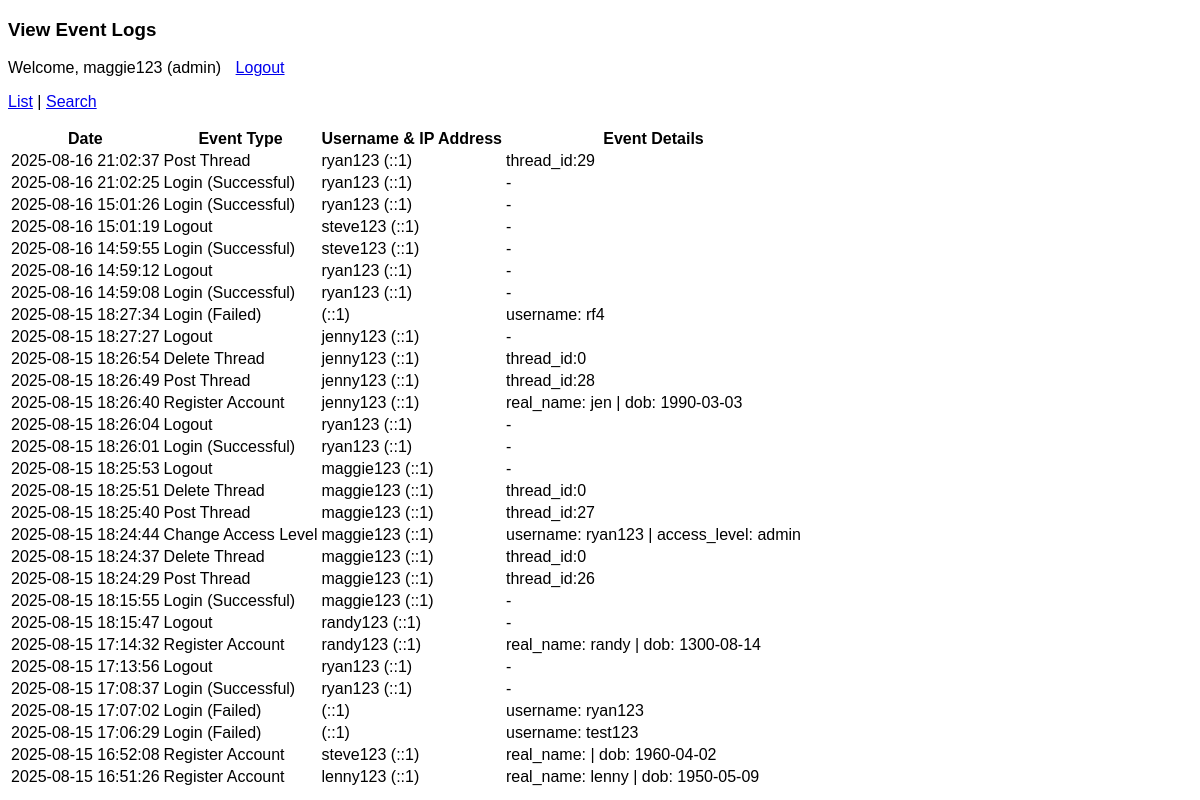
/view_logs.php (signed in), run on an earlier commit of the app's database.
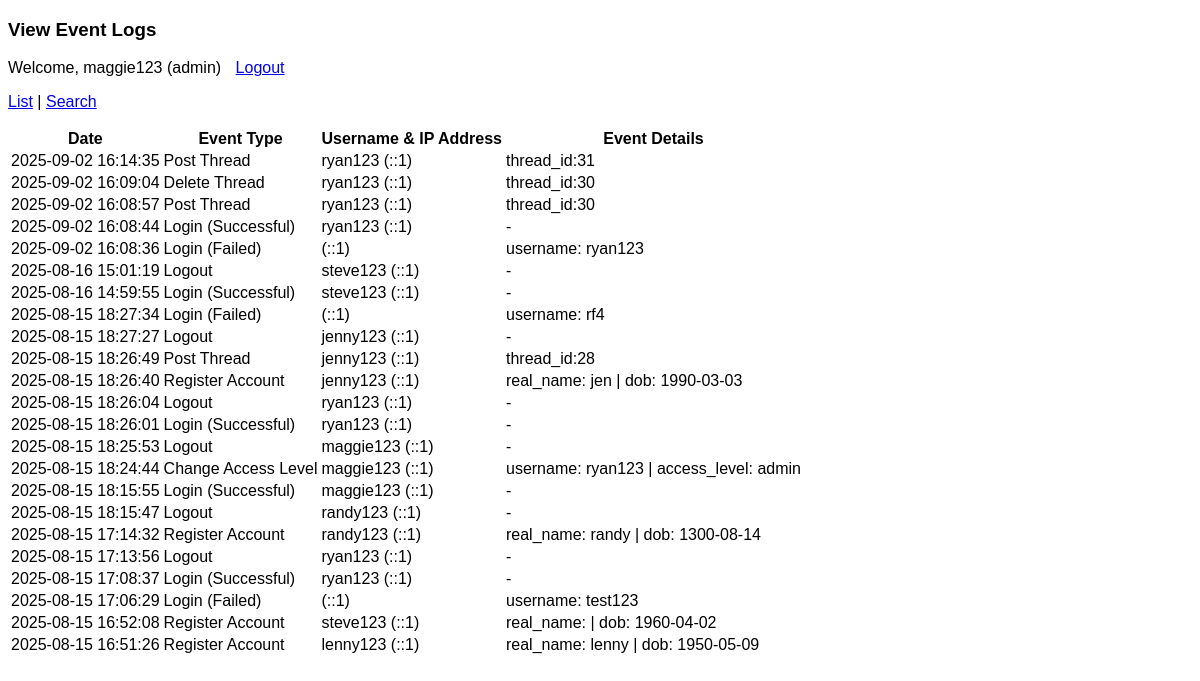
And on a later commit of the database.
### tables this page shows
CREATE TABLE `event_log` (
  `log_id` int(11) NOT NULL,
  `event_type` varchar(50) NOT NULL,
  `username` varchar(20) DEFAULT NULL,
  `ip_address` varchar(50) NOT NULL,
  `log_date` timestamp NOT NULL DEFAULT current_timestamp(),
  `event_details` varchar(500) DEFAULT NULL
);

### view_logs.php (the view, shortened to what this page needs)
<?php
  require 'db_connect.php';
?>
<!DOCTYPE html>
<html>
  <head>
    <link rel="stylesheet" type="text/css" href="forum_stylesheet.css" />
  </head>
  <body>
    <h3>View Event Logs</h3>
    <?php
      if (isset($_SESSION['username']) && isset($_SESSION['access_level'])) {
        echo '<p style="display: inline; margin-right: 10px;">Welcome, ' . htmlspecialchars($_SESSION['username']) . ' (' . htmlspecialchars($_SESSION['access_level']) . ')</p>
        <a href="logout.php">Logout</a>';
      } else {
        echo '<p style="display: inline; margin-right: 5px;">You are not logged in</p>
        <a href="login.php">Login</a> |
        <a href="register_form.php">Register</a>';
      }
    ?>
    <p><a href="list_threads.php">List</a> | <a href="search_threads.php">Search</a></p>
    <table>
      <tr>
        <th>Date</th>
        <th>Event Type</th>
        <th>Username & IP Address</th>
        <th>Event Details</th>
      </tr>
      <?php
        $result = $db->query("SELECT * FROM event_log ORDER BY log_date DESC");
        foreach($result as $row) {
          echo '<tr>
                  <td>' . htmlspecialchars($row['log_date'] ?? '-') . '</td>
                  <td>' . htmlspecialchars($row['event_type'] ?? '-') . '</td>
                  <td>' . $row['username'] . ' (' . htmlspecialchars($row['ip_address'] ?? '-') . ')' . '</td>
                  <td>' . htmlspecialchars($row['event_details'] ?? '-') . '</td>
                </tr>';
        }
      ?>
    </table>
  </body>
</html>

### forum_stylesheet.css (style rules this page uses)
* { font-family: Arial; box-sizing: border-box; }

What changed in the data, as far as the page shows it:
removed event_log: log_date "2025-08-16 21:02:37", event_type "Post Thread", username "ryan123", ip_address "::1", event_details "thread_id:29"
removed event_log: log_date "2025-08-16 21:02:25", event_type "Login (Successful)", username "ryan123", ip_address "::1", event_details "-"
removed event_log: log_date "2025-08-16 15:01:26", event_type "Login (Successful)", username "ryan123", ip_address "::1", event_details "-"
removed event_log: log_date "2025-08-16 14:59:12", event_type "Logout", username "ryan123", ip_address "::1", event_details "-"
removed event_log: log_date "2025-08-16 14:59:08", event_type "Login (Successful)", username "ryan123", ip_address "::1", event_details "-"
removed event_log: log_date "2025-08-15 18:26:54", event_type "Delete Thread", username "jenny123", ip_address "::1", event_details "thread_id:0"
removed event_log: log_date "2025-08-15 18:25:51", event_type "Delete Thread", username "maggie123", ip_address "::1", event_details "thread_id:0"
removed event_log: log_date "2025-08-15 18:25:40", event_type "Post Thread", username "maggie123", ip_address "::1", event_details "thread_id:27"
removed event_log: log_date "2025-08-15 18:24:37", event_type "Delete Thread", username "maggie123", ip_address "::1", event_details "thread_id:0"
removed event_log: log_date "2025-08-15 18:24:29", event_type "Post Thread", username "maggie123", ip_address "::1", event_details "thread_id:26"
removed event_log: log_date "2025-08-15 17:07:02", event_type "Login (Failed)", ip_address "::1", event_details "username: ryan123"
added event_log: log_date "2025-09-02 16:14:35", event_type "Post Thread", username "ryan123", ip_address "::1", event_details "thread_id:31"
added event_log: log_date "2025-09-02 16:09:04", event_type "Delete Thread", username "ryan123", ip_address "::1", event_details "thread_id:30"
added event_log: log_date "2025-09-02 16:08:57", event_type "Post Thread", username "ryan123", ip_address "::1", event_details "thread_id:30"
added event_log: log_date "2025-09-02 16:08:44", event_type "Login (Successful)", username "ryan123", ip_address "::1", event_details "-"
added event_log: log_date "2025-09-02 16:08:36", event_type "Login (Failed)", ip_address "::1", event_details "username: ryan123"
